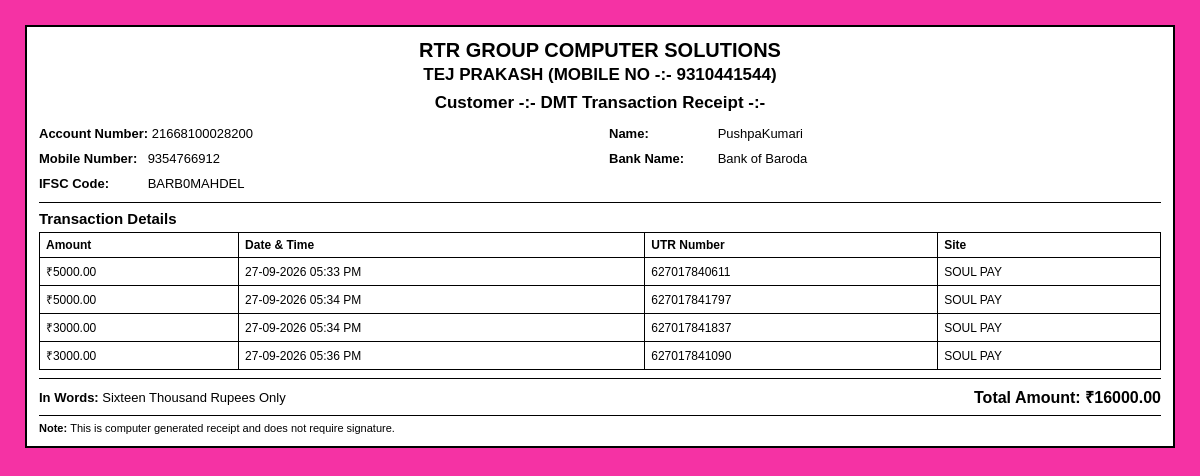
The page /print-transaction/64 (signed in) on the database its author committed.
### tables this page shows
CREATE TABLE customers (
            id INTEGER PRIMARY KEY AUTOINCREMENT,
            account_number TEXT UNIQUE NOT NULL,
            name TEXT NOT NULL,
            mobile TEXT,
            address TEXT,
            email TEXT,
            father_name TEXT,
            city TEXT,
            state TEXT,
            pincode TEXT,
            created_at TIMESTAMP DEFAULT CURRENT_TIMESTAMP
        , bank_name TEXT, ifsc_code TEXT, amount TEXT, transaction_datetime TEXT, utr_number TEXT, site TEXT);

CREATE TABLE transactions (

            id INTEGER PRIMARY KEY AUTOINCREMENT,

            customer_id INTEGER NOT NULL,

            amount REAL DEFAULT 0,

            transaction_datetime TEXT,

            utr_number TEXT,

            site TEXT,

            created_at TIMESTAMP DEFAULT CURRENT_TIMESTAMP, batch_id INTEGER,

            FOREIGN KEY(customer_id)
            REFERENCES customers(id)

        );

CREATE TABLE transaction_batches (

            id INTEGER PRIMARY KEY AUTOINCREMENT,

            customer_id INTEGER NOT NULL,

            total_amount REAL DEFAULT 0,

            created_at TEXT DEFAULT CURRENT_TIMESTAMP,

            FOREIGN KEY(customer_id)
                REFERENCES customers(id)

        );

### app.py (the view)
@app.route(
    "/print-transaction/<int:batch_id>"
)
@login_required
def print_transaction(batch_id):
    conn = get_db()
    batch = conn.execute("""
        SELECT *
        FROM transaction_batches

        WHERE id = ?
    """, (batch_id,)).fetchone()
    if batch is None:
        conn.close()
        return (
            "Transaction history not found."
        )
    customer = conn.execute("""
        SELECT *
        FROM customers

        WHERE id = ?
    """, (batch["customer_id"],)).fetchone()
    transactions = conn.execute("""
        SELECT *
        FROM transactions

        WHERE batch_id = ?

        ORDER BY id ASC
    """, (batch_id,)).fetchall()
    conn.close()
    if customer is None:
        return "Customer not found."
    return render_template(
        "profile.html",
        customer=customer,
        history=[],
        total_amount=batch["total_amount"],
        print_mode=True,
        edit_mode=False,
        print_batch=batch,
        print_transactions=transactions
    )

### app.py (called while the page is built, shortened)
def get_db():
    conn = sqlite3.connect(DATABASE)
    conn.row_factory = sqlite3.Row
    return conn

def login_required(view_function):
    @wraps(view_function)
    def wrapped_view(*args, **kwargs):
        return view_function(*args, **kwargs)
    return wrapped_view

### templates/profile.html (shortened to what this page needs)
<!DOCTYPE html>
<html lang="en">
<head>
</head>
<body>
<div class="container">
{% if print_mode %}
<div class="print-receipt">
<div class="print-header">
<h1>
    RTR GROUP COMPUTER SOLUTIONS
</h1>
<h2>TEJ PRAKASH
    (MOBILE NO -:- 9310441544)
</h2>
<h2>
Customer -:- DMT Transaction Receipt -:-
</H2>
</div>
<div class="print-customer">
<div class="print-customer-item">
<strong>
    Account Number:
</strong>
{{ customer["account_number"] }}
</div>
<div class="print-customer-item">
<strong>
    Name:
</strong>
{{ customer["name"] }}
</div>
<div class="print-customer-item">
<strong>
    Mobile Number:
</strong>
{{ customer["mobile"] or "-" }}
</div>
<div class="print-customer-item">
<strong>
    Bank Name:
</strong>
{{ customer["bank_name"] or "-" }}
</div>
<div class="print-customer-item">
<strong>
    IFSC Code:
</strong>
{{ customer["ifsc_code"] or "-" }}
</div>
</div>
<div class="print-transaction-title">
Transaction Details
</div>
<table class="print-transaction-table">
<thead>
<tr>
<th>
    Amount
</th>
<th>
    Date & Time
</th>
<th>
    UTR Number
</th>
<th>
    Site
</th>
</tr>
</thead>
<tbody>
{% for transaction in print_transactions %}
<tr>
<td>
    ₹{{ "%.2f"|format(
        transaction["amount"] or 0
    ) }}
</td>
<td>
    {{ transaction["transaction_datetime"] or "-" }}
</td>
<td>
    {{ transaction["utr_number"] or "-" }}
</td>
<td>
    {{ transaction["site"] or "-" }}
</td>
</tr>
{% endfor %}
</tbody>
</table>
<div class="print-summary">
<div class="print-words">
<strong>
    In Words:
</strong>
<span id="printWords">
</span>
</div>
<div class="print-total">
Total Amount:
₹{{ "%.2f"|format(
    total_amount or 0
) }}
</div>
</div>
<div class="print-note">
<strong>
    Note:
</strong>
This is computer generated receipt
and does not require signature.
</div>
</div>
{% endif %}
</div>
</body>
</html>

### templates/profile.html (style rules this page uses)
* { box-sizing: border-box; }
body { margin: 0; padding: 25px; background: #f532a4; font-family: Arial, sans-serif; }
.container { max-width: 1150px; margin: auto; }
h1 { text-align: center; color: #1f2937; margin-top: 0; }
h2 { color: #2563eb; border-bottom: 2px solid #e5e7eb; padding-bottom: 10px; }
.print-receipt { width: 100%; border: 2px solid #000; padding: 12px; background: white; color: #000; font-family: Arial, sans-serif; }
.print-header { text-align: center; margin-bottom: 10px; }
.print-header h1 { margin: 0; font-size: 20px; color: #000; }
.print-header h2 { margin: 3px 0 8px; padding: 0; border: none; font-size: 17px; color: #000; }
.print-customer { display: grid; grid-template-columns: repeat(2, 1fr); gap: 4px 18px; margin-bottom: 8px; }
.print-customer-item { font-size: 13px; padding: 3px 0; }
.print-customer-item strong { display: inline-block; min-width: 105px; }
.print-transaction-title { font-size: 15px; font-weight: bold; margin: 7px 0 5px; border-top: 1px solid #000; padding-top: 7px; }
.print-transaction-table { width: 100%; border-collapse: collapse; font-size: 12px; }
.print-transaction-table th, .print-transaction-table td { border: 1px solid #000; padding: 5px 6px; text-align: left; }
.print-summary { display: flex; justify-content: space-between; align-items: center; gap: 30px; margin-top: 8px; padding-top: 7px; border-top: 1px solid #000; font-size: 13px; }
.print-words { flex: 1; }
.print-total { white-space: nowrap; font-size: 16px; font-weight: bold; }
.print-note { margin-top: 7px; padding-top: 6px; border-top: 1px solid #000; font-size: 11px; }

### rows shown on the page
customers: account_number "21668100028200", name "PushpaKumari", mobile "9354766912", bank_name "Bank of Baroda", ifsc_code "BARB0MAHDEL"
transactions: amount "5000.00"
transactions: amount "5000.00"
transactions: amount "3000.00"
transactions: amount "3000.00"
transaction_batches: total_amount "16000.00"
